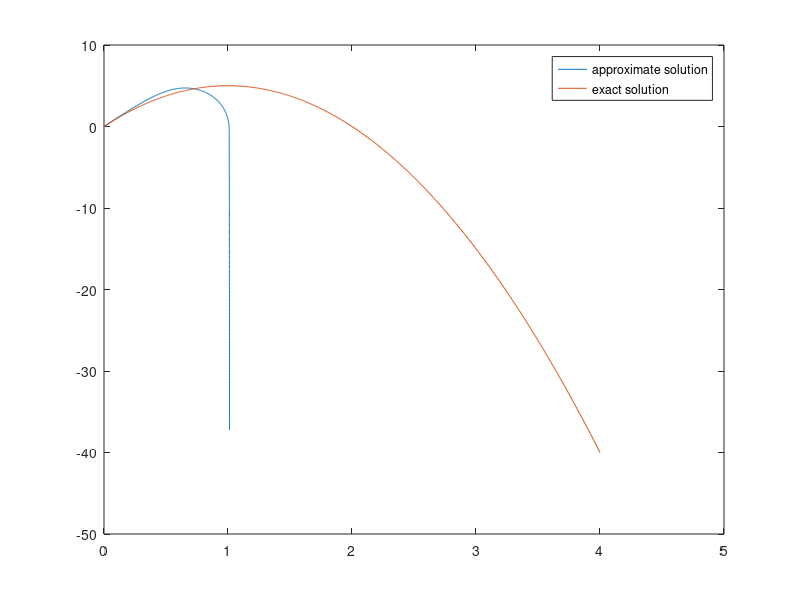

Source code (MATLAB):
clear

% Simulation parameters
tend = 4;
N = 500;
dt = tend / N;
alpha = 0.1;

g = 10;

% implementation of algorithm
t = 0;
x = 0;
y = 0;
vx = 1;
vy = 10;
for k = 1:N
    t(k+1) = t(k) + dt;
    x(k+1) = x(k) + dt * vx(k);
    y(k+1) = y(k) + dt * vy(k);
    vx(k+1) = vx(k) - sign(vx(k))*alpha * dt * sqrt(vx(k)^2+vy(k)^2);
    vy(k+1) = vy(k) - g * dt - sign(vy(k))*alpha * dt * sqrt(vx(k)^2+vy(k)^2);
end

% exact solution
xe = t*vx(1) + x(1);
ye = t*vy(1) + y(1) - (1/2)*g*t.^2;

plot(x,y,xe,ye);
legend('approximate solution', 'exact solution')